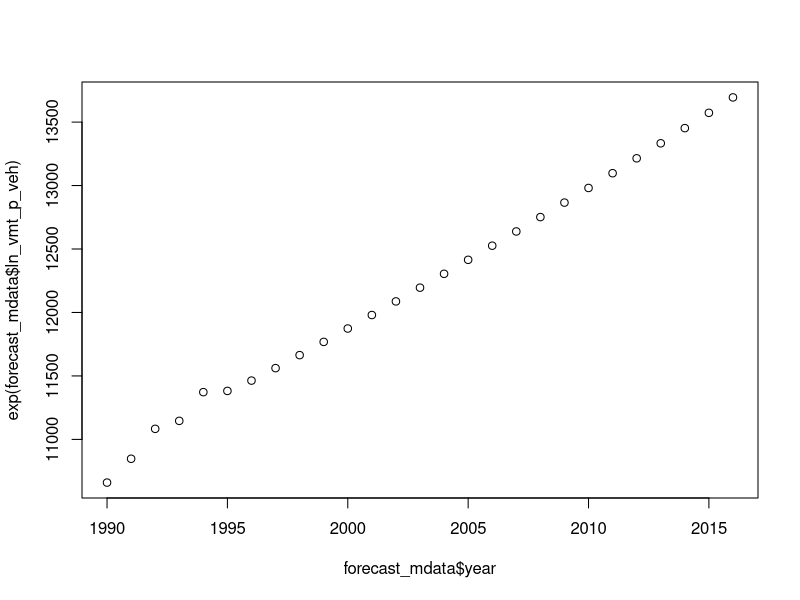

Here is the R script that generated this plot:
setwd('C:\\Users\\Yuzhu\\OneDrive - Massachusetts Institute of Technology\\Spring_2022\\1.202\\HW3')
library(ggplot2)
library(dplyr)

d <- read.csv(file='CaseStudy2_Tran.csv')
d$vmt_p_veh <- d$vmt*1000000 / (d$vehicles * 1000)
d[ d == "." ] <- NA
d <- mutate_all(d, function(x) as.numeric(as.character(x)))
d <- d[complete.cases(d), ]

# a - create variables
d_shifted <- d[-(1),]

# VMT variables
vmt_mdata <- data.frame(ln_vmt_p_veh = log(d_shifted$vmt*1000000 / (d_shifted$vehicles * 1000)))
vmt_mdata$ln_gdp_p_capita <- log(d_shifted$gdpcap)
vmt_mdata$ln_pgas_p_gal <- log(d_shifted$pgas)
vmt_mdata$ln_mpg <- log(d_shifted$mpg)
vmt_mdata$ln_veh_p_driv <- log(d_shifted$vehdriv)
vmt_mdata$ln_psuburbs <- log(d_shifted$psuburbs)
vmt_mdata$ln_vmt_p_veh_t_minus_1 <- log(d$vmt_p_veh[-(nrow(d))])

# Veh variables
veh_mdata <- data.frame(ln_veh_p_driv = log(d_shifted$vehdriv))
veh_mdata$ln_gdp_p_capita <- log(d_shifted$gdpcap)
veh_mdata$ln_pgas_p_gal <- log(d_shifted$pgas)
veh_mdata$ln_pveh <- log(d_shifted$pvehicle)
veh_mdata$ln_lfp <- log(d_shifted$lfp)
veh_mdata$ln_psuburbs <- log(d_shifted$psuburbs)
veh_mdata$ln_veh_p_driv_t_minus_1 <- log(d$vehdriv[-(nrow(d))])

# b - OLS
vmt_lm <- lm(ln_vmt_p_veh ~ ln_gdp_p_capita + ln_pgas_p_gal + ln_mpg + ln_veh_p_driv + ln_psuburbs + ln_vmt_p_veh_t_minus_1, data=vmt_mdata)
summary(vmt_lm)


veh_lm <- lm(ln_veh_p_driv ~ ln_gdp_p_capita + ln_pgas_p_gal + ln_pveh + ln_lfp + ln_psuburbs + ln_veh_p_driv_t_minus_1, data=veh_mdata)
summary(veh_lm)

# c - DW
# VMT
r_vmt <- data.frame(residuals = residuals(vmt_lm)[-(1)])
r_vmt$residuals_t_minus_1 <- residuals(vmt_lm)[-(length(residuals(vmt_lm)))]
r_vmt$sum_squared <- (r_vmt$residuals-r_vmt$residuals_t_minus_1)^2
s1 <- sum(r_vmt$sum_squared)
s2 <- sum((residuals(vmt_lm))^2)
DW = s1 / s2
r_vmt_lm <- lm(residuals ~ residuals_t_minus_1, data=r_vmt)
summary(r_vmt_lm)

# veh Model
r_veh <- data.frame(residuals = residuals(veh_lm)[-(1)])
r_veh$residuals_t_minus_1 <- residuals(veh_lm)[-(length(residuals(veh_lm)))]
r_veh$sum_squared <- (r_veh$residuals-r_veh$residuals_t_minus_1)^2
s1 <- sum(r_veh$sum_squared)
s2 <- sum((residuals(veh_lm))^2)
DW = s1 / s2
r_veh_lm <- lm(residuals ~ residuals_t_minus_1, data=r_veh)
summary(r_veh_lm)

# d - OLS without lagged endogenous variable
vmt_mdata2 <- data.frame(ln_vmt_p_veh = log(d$vmt*1000000 / (d$vehicles * 1000)))
vmt_mdata2$ln_gdp_p_capita <- log(d$gdpcap)
vmt_mdata2$ln_pgas_p_gal <- log(d$pgas)
vmt_mdata2$ln_mpg <- log(d$mpg)
vmt_mdata2$ln_veh_p_driv <- log(d$vehdriv)
vmt_mdata2$ln_psuburbs <- log(d$psuburbs)

vmt_lm2 <- lm(ln_vmt_p_veh ~ ln_gdp_p_capita + ln_pgas_p_gal + ln_mpg + ln_veh_p_driv + ln_psuburbs, data=vmt_mdata2)
summary(vmt_lm2)

vmt_mdata2$ln_roadcap <- log(d$roadcap)
vmt_mdata2$ln_roads <- log(d$roads)
vmt_mdata2$ln_p_veh <- log(d$pvehicle)

# my proposed model
vmt_lm3 <- lm(ln_vmt_p_veh ~ ln_gdp_p_capita + ln_pgas_p_gal + ln_mpg + ln_veh_p_driv, data=vmt_mdata2)
summary(vmt_lm3)

r_vmt2 <- data.frame(residuals = residuals(vmt_lm2)[-(1)])
r_vmt2$residuals_t_minus_1 <- residuals(vmt_lm2)[-(length(residuals(vmt_lm2)))]
r_vmt2$sum_squared <- (r_vmt2$residuals-r_vmt2$residuals_t_minus_1)^2
s1 <- sum(r_vmt2$sum_squared)
s2 <- sum((residuals(vmt_lm2))^2)
DW = s1 / s2

# e - Cochrane-Orcutt
rhos <- c(-99, summary(r_vmt_lm)$coefficients[2,1])


co_update_rho <- function(rho_hat, vmt_mdata) {
  vmt_mdata_t <- vmt_mdata[-(1),]
  vmt_mdata_t_minus_1 <- vmt_mdata[-(nrow(vmt_mdata)),]
  
  vmt_co_mdata <- data.frame(ln_vmt_p_veh_star = vmt_mdata_t$ln_vmt_p_veh - rho_hat*vmt_mdata_t_minus_1$ln_vmt_p_veh)
  vmt_co_mdata$ln_gdp_p_capita_star <- vmt_mdata_t$ln_gdp_p_capita - rho_hat*vmt_mdata_t_minus_1$ln_gdp_p_capita
  vmt_co_mdata$ln_pgas_p_gal_star <- vmt_mdata_t$ln_pgas_p_gal - rho_hat*vmt_mdata_t_minus_1$ln_pgas_p_gal
  vmt_co_mdata$ln_mpg_star <- vmt_mdata_t$ln_mpg - rho_hat*vmt_mdata_t_minus_1$ln_mpg
  vmt_co_mdata$ln_veh_p_driv_star <- vmt_mdata_t$ln_veh_p_driv - rho_hat*vmt_mdata_t_minus_1$ln_veh_p_driv
  vmt_co_mdata$ln_psuburbs_star <- vmt_mdata_t$ln_psuburbs - rho_hat*vmt_mdata_t_minus_1$ln_psuburbs
  vmt_co_mdata$ln_vmt_p_veh_t_minus_1_star <- vmt_mdata_t$ln_vmt_p_veh_t_minus_1 - rho_hat*vmt_mdata_t_minus_1$ln_vmt_p_veh_t_minus_1
  
  vmt_co_lm <- lm(ln_vmt_p_veh_star ~ ln_gdp_p_capita_star + ln_pgas_p_gal_star + ln_mpg_star + ln_veh_p_driv_star + ln_psuburbs_star + ln_vmt_p_veh_t_minus_1_star , data=vmt_co_mdata)
  summary(vmt_co_lm)
  
  beta_hat_1 <- c(summary(vmt_co_lm)$coefficients[1,1] / (1 - rho_hat))
  beta_hat_2_to_7 = summary(vmt_co_lm)$coefficients[(2:7),1]
  beta_hats <- append(beta_hat_1, beta_hat_2_to_7)
  #print(beta_hats)
  
  residuals_after_co <- vmt_mdata$ln_vmt_p_veh - beta_hat_1 - data.matrix(vmt_mdata[,(2:7)])%*% matrix(beta_hat_2_to_7)
  
  r_vmt_after_co <- data.frame(residuals = residuals_after_co[-(1)])
  r_vmt_after_co$residuals_t_minus_1 <- residuals_after_co[-(length(residuals_after_co))]
  r_vmt_after_co$sum_squared <- (r_vmt_after_co$residuals-r_vmt_after_co$residuals_t_minus_1)^2
  
  r_vmt_after_co_lm <- lm(residuals ~ residuals_t_minus_1, data=r_vmt_after_co)
  rho_hat_after_co <- summary(r_vmt_after_co_lm)$coefficients[2,1]
  
  co_results <- list("rho_hat_after_co" = rho_hat_after_co, "beta_hats" = beta_hats, "residuals_after_co" = residuals_after_co)
  return(co_results)
}

beta_hats <- c()
residuals_after_co <- data.frame()
threshold = 0.01
while (abs(rhos[length(rhos)] - rhos[length(rhos)-1]) > threshold) {
  results = co_update_rho(rhos[length(rhos)], vmt_mdata)
  rhos <- append(rhos, results$rho_hat_after_co)
  beta_hats <- results$beta_hats
  residuals_after_co <- results$residuals_after_co
}

# R-squared
SSR <- sum(residuals_after_co^2)
SST <- sum((vmt_mdata$ln_vmt_p_veh - mean(vmt_mdata$ln_vmt_p_veh))^2)
R_squared <- 1- SSR / SST
N <- nrow(vmt_mdata)
K <- 7
adjusted_R_squared <- 1- (SSR*(N-K)) / (SST*(N-1))

# f - repeating b, d, and e using data through 1970
# see hw3_part_f.r

# g - forecast for 2016
summary(vmt_lm)

# last record of valid data: 1990
cols <- c('gdpcap', 'pgas', 'mpg', 'vehdriv', 'psuburbs')

raw_d <- read.csv(file='CaseStudy2_Tran.csv')
raw_d$vmt_p_veh <- raw_d$vmt*1000000 / (raw_d$vehicles * 1000)
raw_d[ raw_d == "." ] <- NA
raw_d <- mutate_all(raw_d, function(x) as.numeric(as.character(x)))

forecast_mdata <- raw_d[(41:45),append(c('year', 'vmt', 'vehicles'),cols)]
row.names(forecast_mdata) <- NULL

forecast_mdata$ln_vmt_p_veh <- log(forecast_mdata$vmt*1000000 / (forecast_mdata$vehicles * 1000))

add_forecast_data <- function(year, forecast_mdata) {
  for (forecast_year in 1991:year) {
    # print(forecast_year)
    if (forecast_year %in% forecast_mdata$year) {
      this_row <- strtoi(rownames(forecast_mdata)[forecast_mdata$year==forecast_year])
    } else {
      old_nrows <- nrow(forecast_mdata)
      this_row <- old_nrows + 1
      forecast_mdata[this_row,'year'] <- forecast_year
    }
    # print(this_row)
    year_diff <- forecast_year - forecast_mdata[1,1]
    
    rates <- c(0.018, -0.008, 0.007, 0, 0.0017)
    
    for (i in 1:length(cols)) {
      if (is.null(forecast_mdata[this_row, cols[i]]) | is.na(forecast_mdata[this_row, cols[i]])) {
        forecast_mdata[this_row, cols[i]] <- forecast_mdata[this_row-1, cols[i]]*((1+rates[i])^1)
      }
    }
    y_hat <- -1
    if (is.null(forecast_mdata[this_row, "ln_vmt_p_veh"]) | is.na(forecast_mdata[this_row, "ln_vmt_p_veh"])) {
      print(forecast_year)
      print(this_row)
      print(forecast_mdata[this_row-1, "ln_vmt_p_veh"])
      y_hat <- beta_hats[1] + 
      beta_hats["ln_gdp_p_capita_star"]*log(forecast_mdata[this_row, "gdpcap"]) + 
      beta_hats["ln_pgas_p_gal_star"]*log(forecast_mdata[this_row, "pgas"]) + 
      beta_hats["ln_mpg_star"]*log(forecast_mdata[this_row, "mpg"]) + 
      beta_hats["ln_veh_p_driv_star"]*log(forecast_mdata[this_row, "vehdriv"]) + 
      beta_hats["ln_psuburbs_star"]*log(forecast_mdata[this_row, "psuburbs"]) + 
      beta_hats["ln_vmt_p_veh_t_minus_1_star"]*forecast_mdata[this_row-1, "ln_vmt_p_veh"]
      forecast_mdata[this_row, "ln_vmt_p_veh"] <- y_hat
      print(y_hat)
    }
  }
  return(forecast_mdata)
}


forecast_mdata <- add_forecast_data(2016, forecast_mdata)

plot(forecast_mdata$year, exp(forecast_mdata$ln_vmt_p_veh))
